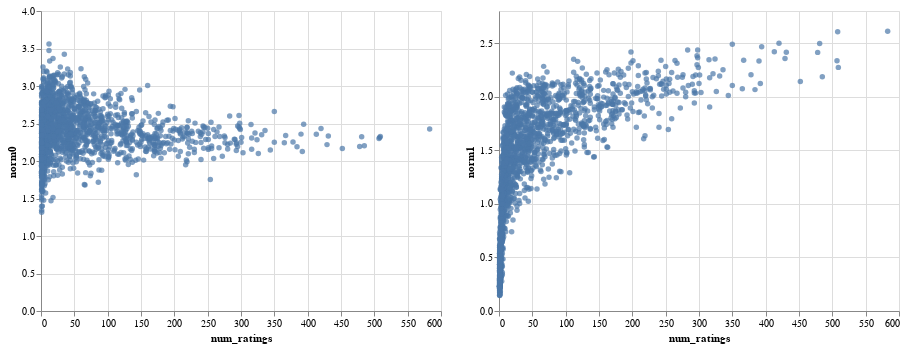

This figure's notebook cell:
### Markdown cell above
Note: Depending on how the model is initialized, you may observe that some niche movies (ones with few ratings) have a high norm, leading to spurious recommendations. This can happen if the embedding of that movie happens to be initialized with a high norm. Then, because the movie has few ratings, it is infrequently updated, and can keep its high norm. This will be alleviated by using regularization.

Try changing the value of the hyper-parameter `init_stddev`. One quantity that can be helpful is that the expected norm of a $d$-dimensional vector with entries $\sim \mathcal N(0, \sigma^2)$ is approximatley $\sigma \sqrt d$.

How does this affect the embedding norm distribution, and the ranking of the top-norm movies?

### Code cell
model_lowinit = build_model(ratings, embedding_dim=20, init_stddev=0.05)
model_lowinit.train(num_iterations=500, learning_rate=7.)
movie_neighbors(model_lowinit, "Godfather", DOT)
movie_neighbors(model_lowinit, "Godfather", COSINE)
movie_embedding_norm([model, model_lowinit])

### Figure 1 — Vega-Lite specification as saved in the notebook (floating-point values rounded to 4 significant figures; data arrays with more than 128 entries replaced by an {"elided": "..."} marker saying what was removed)
{"config": {"view": {"continuousWidth": 400, "continuousHeight": 300}}, "hconcat": [{"layer": [{"mark": "circle", "encoding": {"color": {"condition": {"value": "#4c78a8", "selection": "selector016"}, "value": "lightgray"}, "x": {"type": "quantitative", "field": "num_ratings"}, "y": {"type": "quantitative", "field": "norm0"}}, "selection": {"selector017": {"type": "single", "encodings": ["x", "y"], "on": "mouseover", "nearest": true, "empty": "none"}, "selector016": {"type": "interval"}}}, {"mark": {"type": "text", "align": "center", "dx": 5, "dy": -5}, "encoding": {"text": {"condition": {"type": "nominal", "field": "title", "selection": "selector017"}, "value": ""}, "x": {"type": "quantitative", "field": "num_ratings"}, "y": {"type": "quantitative", "field": "norm0"}}}]}, {"layer": [{"mark": "circle", "encoding": {"color": {"condition": {"value": "#4c78a8", "selection": "selector016"}, "value": "lightgray"}, "x": {"type": "quantitative", "field": "num_ratings"}, "y": {"type": "quantitative", "field": "norm1"}}, "selection": {"selector018": {"type": "single", "encodings": ["x", "y"], "on": "mouseover", "nearest": true, "empty": "none"}, "selector016": {"type": "interval"}}}, {"mark": {"type": "text", "align": "center", "dx": 5, "dy": -5}, "encoding": {"text": {"condition": {"type": "nominal", "field": "title", "selection": "selector018"}, "value": ""}, "x": {"type": "quantitative", "field": "num_ratings"}, "y": {"type": "quantitative", "field": "norm1"}}}]}], "data": {"name": "data-65b968cc70bd2ad2e420eeca557d0339"}, "$schema": "https://vega.github.io/schema/vega-lite/v4.8.1.json", "datasets": {"data-65b968cc70bd2ad2e420eeca557d0339": {"elided": "1682 records"}}}
